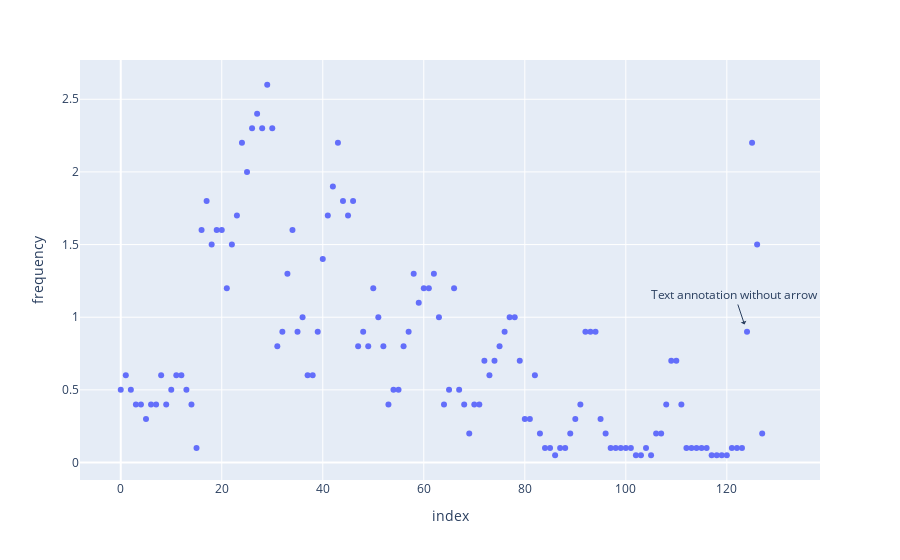

The notebook cell saved with this chart:
### Code cell
import plotly.express as px
import plotly.graph_objects as go

df = px.data.wind()
fig = px.scatter(df, y="frequency")

#fig.update_layout(xaxis=dict(domain=[0, 0.5]), yaxis=dict(domain=[0.25, 0.75]))
fig.add_annotation(x=123.5, y=0.95,
            text="Text annotation without arrow",
            showarrow=True,
            arrowhead=1)
fig.update_layout(showlegend=False)
fig.show()

### Figure 1 — Plotly figure (JSON) as saved in the notebook; plotly's stock layout.template omitted (floating-point values rounded to 4 significant figures)
{"data": [{"hovertemplate": "index=%{x}<br>frequency=%{y}<extra></extra>", "legendgroup": "", "marker": {"color": "#636efa", "symbol": "circle"}, "mode": "markers", "name": "", "orientation": "v", "showlegend": false, "type": "scatter", "x": [0, 1, 2, 3, 4, 5, 6, 7, 8, 9, 10, 11, 12, 13, 14, 15, 16, 17, 18, 19, 20, 21, 22, 23, 24, 25, 26, 27, 28, 29, 30, 31, 32, 33, 34, 35, 36, 37, 38, 39, 40, 41, 42, 43, 44, 45, 46, 47, 48, 49, 50, 51, 52, 53, 54, 55, 56, 57, 58, 59, 60, 61, 62, 63, 64, 65, 66, 67, 68, 69, 70, 71, 72, 73, 74, 75, 76, 77, 78, 79, 80, 81, 82, 83, 84, 85, 86, 87, 88, 89, 90, 91, 92, 93, 94, 95, 96, 97, 98, 99, 100, 101, 102, 103, 104, 105, 106, 107, 108, 109, 110, 111, 112, 113, 114, 115, 116, 117, 118, 119, 120, 121, 122, 123, 124, 125, 126, 127], "xaxis": "x", "y": [0.5, 0.6, 0.5, 0.4, 0.4, 0.3, 0.4, 0.4, 0.6, 0.4, 0.5, 0.6, 0.6, 0.5, 0.4, 0.1, 1.6, 1.8, 1.5, 1.6, 1.6, 1.2, 1.5, 1.7, 2.2, 2, 2.3, 2.4, 2.3, 2.6, 2.3, 0.8, 0.9, 1.3, 1.6, 0.9, 1, 0.6, 0.6, 0.9, 1.4, 1.7, 1.9, 2.2, 1.8, 1.7, 1.8, 0.8, 0.9, 0.8, 1.2, 1, 0.8, 0.4, 0.5, 0.5, 0.8, 0.9, 1.3, 1.1, 1.2, 1.2, 1.3, 1, 0.4, 0.5, 1.2, 0.5, 0.4, 0.2, 0.4, 0.4, 0.7, 0.6, 0.7, 0.8, 0.9, 1, 1, 0.7, 0.3, 0.3, 0.6, 0.2, 0.1, 0.1, 0.05, 0.1, 0.1, 0.2, 0.3, 0.4, 0.9, 0.9, 0.9, 0.3, 0.2, 0.1, 0.1, 0.1, 0.1, 0.1, 0.05, 0.05, 0.1, 0.05, 0.2, 0.2, 0.4, 0.7, 0.7, 0.4, 0.1, 0.1, 0.1, 0.1, 0.1, 0.05, 0.05, 0.05, 0.05, 0.1, 0.1, 0.1, 0.9, 2.2, 1.5, 0.2], "yaxis": "y"}], "layout": {"annotations": [{"arrowhead": 1, "showarrow": true, "text": "Text annotation without arrow", "x": 123.5, "y": 0.95}], "legend": {"tracegroupgap": 0}, "margin": {"t": 60}, "showlegend": false, "xaxis": {"anchor": "y", "domain": [0, 1], "title": {"text": "index"}}, "yaxis": {"anchor": "x", "domain": [0, 1], "title": {"text": "frequency"}}}}
